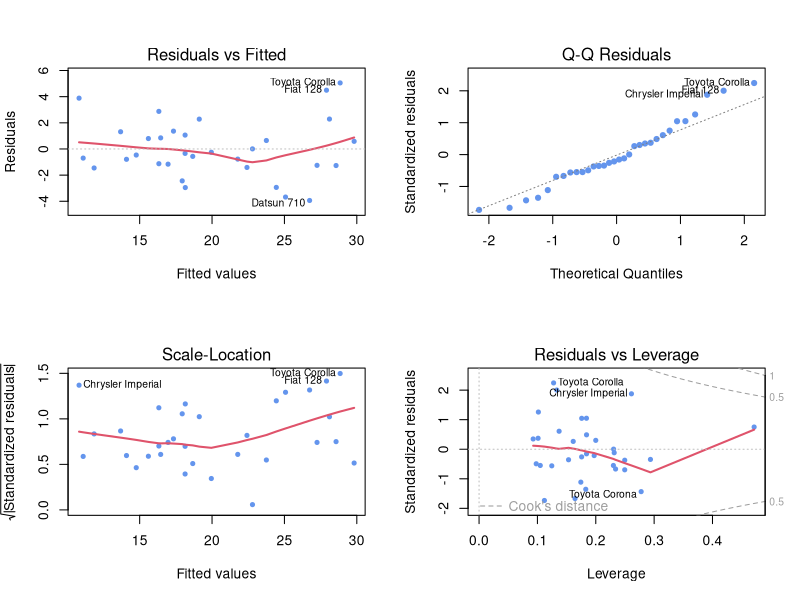
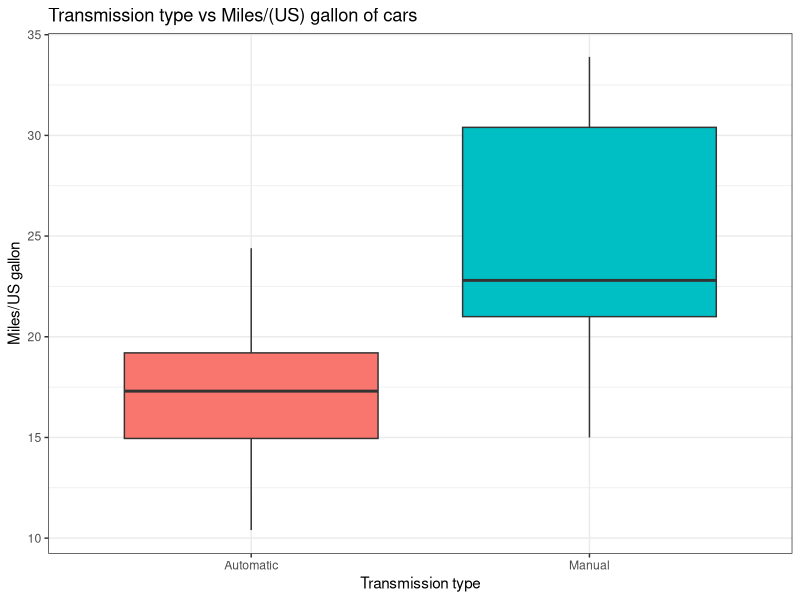
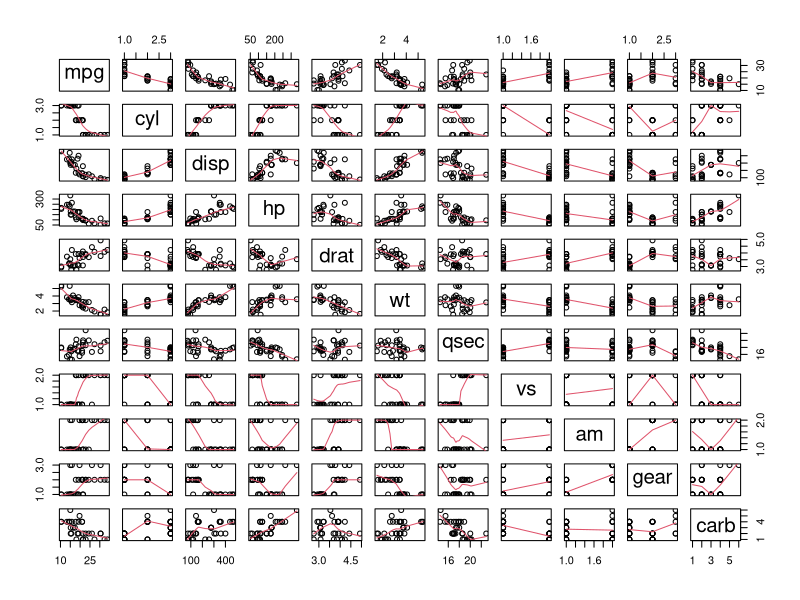

Write R code to recreate these figures, in order.
## ---- chunk 1
data(mtcars)
mtcars$cyl <- factor(mtcars$cyl)
mtcars$vs <- factor(mtcars$vs)
mtcars$am <- factor(mtcars$am)
mtcars$gear <- factor(mtcars$gear)
mtcars$carb <- factor(mtcars$carb)
## ---- chunk 2
fitall <- lm(mpg~., mtcars)
summary(fitall)
## ---- chunk 3
fitbest <- step(fitall, direction="backward", trace=0)
summary(fitbest)
## ---- chunk 4
par(mfrow=c(2,2))
plot(fitbest, col="cornflowerblue", pch=20, lwd=2)
## ---- chunk 5
t.test(mpg~am, data=mtcars)
## ---- chunk 6
par(mfrow=c(1,1))
library(ggplot2)
ggplot(mtcars, aes(x=factor(am, labels=c("Automatic","Manual")), y=mpg, fill=am))+geom_boxplot()+theme_bw()+xlab("Transmission type")+ylab("Miles/US gallon")+ggtitle("Transmission type vs Miles/(US) gallon of cars")+theme(legend.position="none")
## ---- chunk 7
pairs(mtcars, panel=panel.smooth)
